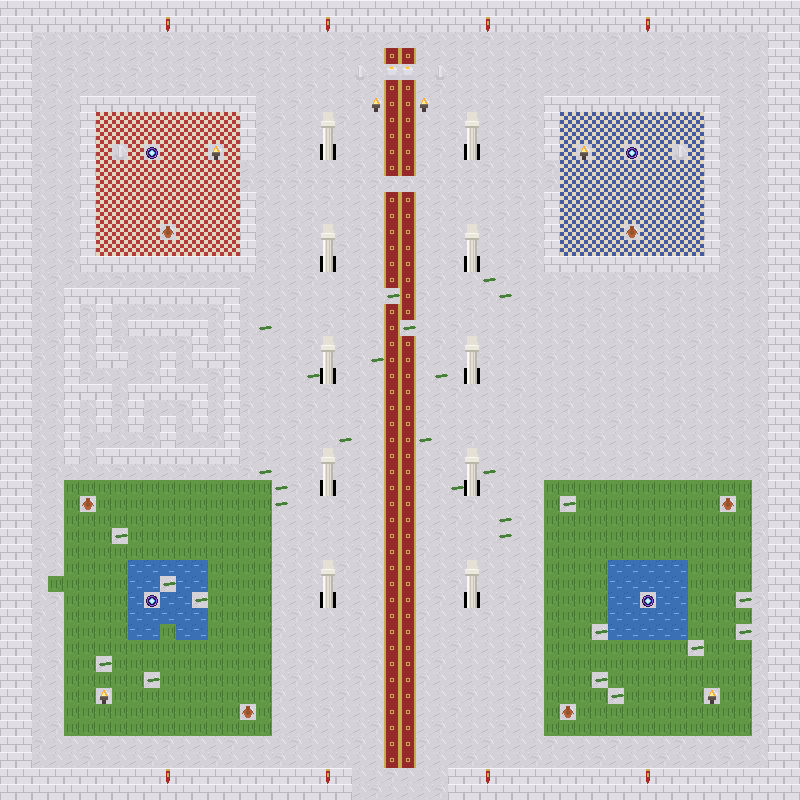

This game map was drawn from its Tiled (.tmx) file and the tilesets committed beside it. A one-line description and the trimmed map source follow:
An orthogonal 50x50 tile map with 16x16 px tiles, 2 tile layers (background, overhead) and 129 objects.

<map version="1.10" tiledversion="1.11.2" orientation="orthogonal" renderorder="right-down" width="50" height="50" tilewidth="16" tileheight="16" infinite="0" nextlayerid="30" nextobjectid="9000">
 <tileset firstgid="1" source="RomanTiles.tsx" />
 <layer id="1" name="background" width="50" height="50">
  <data>[2500 cells, 2500 non-empty, 16 distinct tile ids]</data>
 </layer>
 <layer id="2" name="overhead" width="50" height="50">
  <data>[2500 cells, 20 non-empty, 2 distinct tile ids]</data>
 </layer>
 <objectgroup id="50" name="collisions">
  <object id="1" x="0" y="0" width="800" height="32" />
  <object id="2" x="0" y="768" width="352" height="32" />
  <object id="3" x="448" y="768" width="352" height="32" />
  <object id="4" x="0" y="0" width="32" height="800" />
  <object id="5" x="768" y="0" width="32" height="800" />
  <object id="6" x="320" y="144" width="16" height="16" />
  <object id="7" x="464" y="144" width="16" height="16" />
  <object id="8" x="320" y="256" width="16" height="16" />
  <object id="9" x="464" y="256" width="16" height="16" />
  <object id="10" x="320" y="368" width="16" height="16" />
  <object id="11" x="464" y="368" width="16" height="16" />
  <object id="12" x="320" y="480" width="16" height="16" />
  <object id="13" x="464" y="480" width="16" height="16" />
  <object id="14" x="320" y="592" width="16" height="16" />
  <object id="15" x="464" y="592" width="16" height="16" />
  <object id="16" x="384" y="64" width="16" height="16" />
  <object id="17" x="400" y="64" width="16" height="16" />
  <object id="18" x="352" y="64" width="16" height="16" />
  <object id="19" x="432" y="64" width="16" height="16" />
  <object id="20" x="368" y="96" width="16" height="16" />
  <object id="21" x="416" y="96" width="16" height="16" />
  <object id="22" x="80" y="96" width="176" height="16" />
  <object id="23" x="80" y="256" width="176" height="16" />
  <object id="24" x="80" y="112" width="16" height="144" />
  <object id="25" x="240" y="112" width="16" height="48" />
  <object id="26" x="240" y="192" width="16" height="64" />
  <object id="27" x="544" y="96" width="176" height="16" />
  <object id="28" x="544" y="256" width="176" height="16" />
  <object id="29" x="544" y="112" width="16" height="48" />
  <object id="30" x="544" y="192" width="16" height="64" />
  <object id="31" x="704" y="112" width="16" height="144" />
  <object id="32" x="112" y="144" width="16" height="16" />
  <object id="33" x="208" y="144" width="16" height="16" />
  <object id="34" x="160" y="224" width="16" height="16" />
  <object id="35" x="672" y="144" width="16" height="16" />
  <object id="36" x="576" y="144" width="16" height="16" />
  <object id="37" x="624" y="224" width="16" height="16" />
  <object id="38" x="80" y="496" width="16" height="16" />
  <object id="39" x="240" y="704" width="16" height="16" />
  <object id="40" x="96" y="688" width="16" height="16" />
  <object id="41" x="720" y="496" width="16" height="16" />
  <object id="42" x="560" y="704" width="16" height="16" />
  <object id="43" x="704" y="688" width="16" height="16" />
  <object id="44" x="64" y="288" width="176" height="16" />
  <object id="45" x="64" y="304" width="16" height="16" />
  <object id="46" x="96" y="304" width="16" height="16" />
  <object id="47" x="224" y="304" width="16" height="16" />
  <object id="48" x="64" y="320" width="16" height="16" />
  <object id="49" x="96" y="320" width="16" height="16" />
  <object id="50" x="128" y="320" width="80" height="16" />
  <object id="51" x="224" y="320" width="16" height="16" />
  <object id="52" x="64" y="336" width="16" height="16" />
  <object id="53" x="96" y="336" width="16" height="16" />
  <object id="54" x="192" y="336" width="16" height="16" />
  <object id="55" x="224" y="336" width="16" height="16" />
  <object id="56" x="64" y="352" width="16" height="16" />
  <object id="57" x="96" y="352" width="32" height="16" />
  <object id="58" x="160" y="352" width="16" height="16" />
  <object id="59" x="192" y="352" width="48" height="16" />
  <object id="60" x="64" y="368" width="16" height="16" />
  <object id="61" x="160" y="368" width="16" height="16" />
  <object id="62" x="224" y="368" width="16" height="16" />
  <object id="63" x="64" y="384" width="48" height="16" />
  <object id="64" x="128" y="384" width="80" height="16" />
  <object id="65" x="224" y="384" width="16" height="16" />
  <object id="66" x="64" y="400" width="16" height="16" />
  <object id="67" x="96" y="400" width="16" height="16" />
  <object id="68" x="128" y="400" width="16" height="16" />
  <object id="69" x="192" y="400" width="16" height="16" />
  <object id="70" x="224" y="400" width="16" height="16" />
  <object id="71" x="64" y="416" width="16" height="16" />
  <object id="72" x="96" y="416" width="16" height="16" />
  <object id="73" x="128" y="416" width="16" height="16" />
  <object id="74" x="160" y="416" width="16" height="16" />
  <object id="75" x="192" y="416" width="16" height="16" />
  <object id="76" x="224" y="416" width="16" height="16" />
  <object id="77" x="64" y="432" width="16" height="16" />
  <object id="78" x="160" y="432" width="16" height="16" />
  <object id="79" x="224" y="432" width="16" height="16" />
  <object id="80" x="64" y="448" width="16" height="16" />
  <object id="81" x="96" y="448" width="144" height="16" />
 </objectgroup>
 <objectgroup id="51" name="collectibles">
  <object id="82" x="144" y="368" width="16" height="16"><properties><property name="type" value="life" /></properties></object>
  <object id="83" x="144" y="352" width="16" height="16"><properties><property name="type" value="coin" /></properties></object>
  <object id="84" x="352" y="608" width="16" height="16"><properties><property name="type" value="life" /></properties></object>
  <object id="85" x="720" y="512" width="16" height="16"><properties><property name="type" value="coin" /></properties></object>
  <object id="86" x="416" y="112" width="16" height="16"><properties><property name="type" value="coin" /></properties></object>
  <object id="87" x="736" y="112" width="16" height="16"><properties><property name="type" value="coin" /></properties></object>
  <object id="88" x="144" y="176" width="16" height="16"><properties><property name="type" value="life" /></properties></object>
  <object id="89" x="448" y="720" width="16" height="16"><properties><property name="type" value="coin" /></properties></object>
  <object id="90" x="512" y="736" width="16" height="16"><properties><property name="type" value="coin" /></properties></object>
  <object id="91" x="48" y="496" width="16" height="16"><properties><property name="type" value="coin" /></properties></object>
  <object id="92" x="528" y="432" width="16" height="16"><properties><property name="type" value="life" /></properties></object>
  <object id="93" x="336" y="288" width="16" height="16"><properties><property name="type" value="coin" /></properties></object>
  <object id="94" x="160" y="624" width="16" height="16"><properties><property name="type" value="coin" /></properties></object>
  <object id="95" x="48" y="512" width="16" height="16"><properties><property name="type" value="coin" /></properties></object>
  <object id="96" x="336" y="192" width="16" height="16"><properties><property name="type" value="life" /></properties></object>
  <object id="97" x="432" y="688" width="16" height="16"><properties><property name="type" value="coin" /></properties></object>
 </objectgroup>
 <objectgroup id="52" name="enemies">
  <object id="98" x="352" y="592" width="16" height="16"><properties><property name="type" value="satyr" /></properties></object>
  <object id="99" x="448" y="384" width="16" height="16"><properties><property name="type" value="satyr" /></properties></object>
  </objectgroup>
 <objectgroup id="53" name="teleports">
  <!-- 4 objects omitted --></objectgroup>
</map>
<!-- 30 of 129 objects omitted -->
